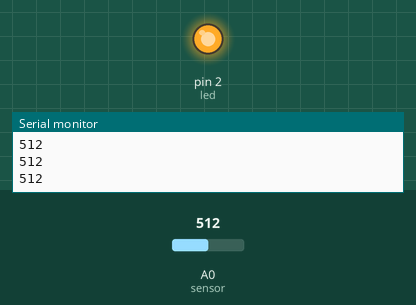
Simulated run of this sketch. Board: Arduino Uno, built with avr-gcc and run on an emulated ATmega328P. On the bench: output pins drawn as LEDs (lit = HIGH), the last lines printed to the serial monitor. The test bench sets the inputs (shaded band); at power-on: A0 (sensor) = 512.

Above: at 1.2 s.
1.3 s: A0 (sensor) set to 500
At 2.2 s:
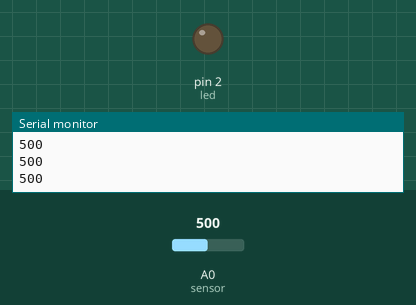
2.8 s: A0 (sensor) set to 511
At 3.4 s:
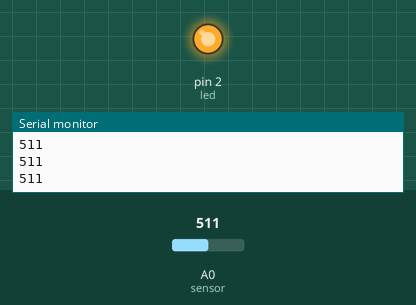
4.3 s: A0 (sensor) set to 306
At 5.5 s:
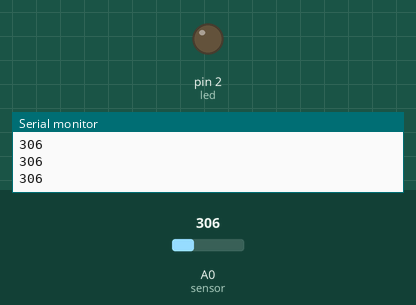
Timing chart, 0 to 7.3 s (numbered marks = the images above; inputs shaded):
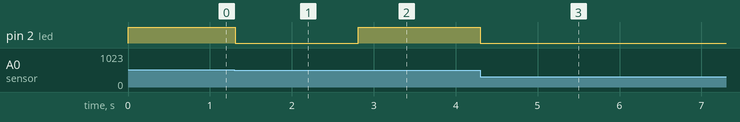

Measured:
- the behaviour switches between 511 and 510 on A0 (sensor) (found by bisection; images 0 and 1)
- after the input at 1.3 s, pin 2 (led): HIGH → LOW at once
- after the input at 2.8 s, pin 2 (led): LOW → HIGH at once
- after the input at 4.3 s, pin 2 (led): HIGH → LOW at once

The sketch:

3.2.ino
```cpp
int sensor = A0, led = 2;
void setup()
{
  Serial.begin(9600);
  pinMode(sensor, INPUT);
  pinMode(led, OUTPUT);
}

void loop()
{
  int senvalue = analogRead(sensor);
  if ( senvalue >= 511)
    digitalWrite(led, HIGH);
  else
    digitalWrite(led, LOW);
  float value = (senvalue / 1023.0)*5.0;
  unsigned long res = (1000 * value )/(5 - value);
  Serial.println(senvalue);
  delay(10);
}
```
